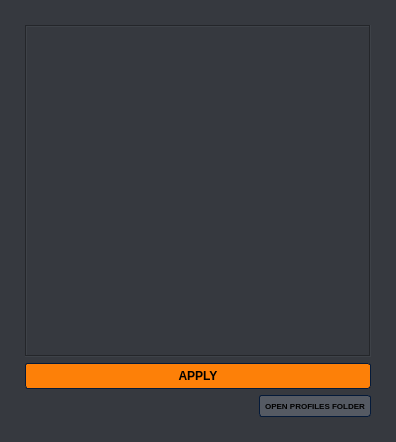
<?xml version="1.0" encoding="UTF-8"?>
<ui version="4.0">
 <class>MainWindow</class>
 <widget class="QMainWindow" name="MainWindow">
  <property name="geometry">
   <rect>
    <x>0</x>
    <y>0</y>
    <width>396</width>
    <height>442</height>
   </rect>
  </property>
  <property name="windowTitle">
   <string>MainWindow</string>
  </property>
  <property name="styleSheet">
   <string notr="true">/*-----QWidget-----*/
QWidget
{
	background-color: #36393f;
	color: #ffffff;
	border-color: #051a39;
	font:  10px &quot;Verdana&quot;;

}

QWidget#main_frame{
border: 1px solid #fd8008;
}

/*-----QLabel-----*/
QLabel
{
	background-color: transparent;
	color: #ffffff;

}


QLabel::disabled
{
	background-color: transparent;
	color: #656565;

}


/*-----QMenuBar-----*/
QMenuBar
{
	background-color: #36393f;
	color: #ffffff;
	border-color: #051a39;

}


QMenuBar::disabled
{
	background-color: #404040;
	color: #656565;
	border-color: #051a39;

}


QMenuBar::item
{
    background-color: transparent;

}


QMenuBar::item:selected
{
    background-color: #fd8008;
    border: 1px solid #41cd52;

}


QMenuBar::item:pressed
{
    background-color: #b55d00;
    border: 1px solid #000;
    margin-bottom: -1px;
    padding-bottom: 1px;

}


/*-----QMenu-----*/
QMenu
{
    background-color: #36393f;
    border: 1px solid;
    color: #ffffff;

}


QMenu::separator
{
    height: 1px;
    background-color: #ff9500;
    color: #ffffff;
    padding-left: 4px;
    margin-left: 10px;
    margin-right: 5px;

}


QMenu::item
{
    min-width : 150px;
    padding: 3px 20px 3px 20px;

}


QMenu::item:selected
{
    background-color: #b55d00;
    color: #ffffff;

}


QMenu::item:disabled
{
    color: #262626;
}


/*-----QToolTip-----*/
QToolTip
{
	border : 1px solid #000000;
	background-color: #26264f;
	color: #ffffff;
	border-color: #051a39;

}



/*-----QPushButton-----*/
QPushButton
{
	background-color: #fd8008;
	color: #000000;
	font-weight: 600;
	border-style: solid;
	border-width: 1px;
	border-radius: 3px;
	border-color: #051a39;
	padding: 5px;

}


QPushButton::disabled
{
	background-color: #404040;
	color: #656565;
	border-color: #051a39;

}


QPushButton::hover
{
	background-color: #ff9d00;
	color: #ffffff;
	border-style: solid;
	border-width: 1px;
	border-radius: 3px;
	border-color: #051a39;
	padding: 5px;

}


QPushButton::pressed
{
	background-color: #b55d00;
	color: #ffffff;
	border-style: solid;
	border-width: 1px;
	border-radius: 3px;
	border-color: #051a39;
	padding: 5px;

}


/*-----QToolButton-----*/
QToolButton
{
	background-color: #fd8008;
	color: #ffffff;
	border-width: 1px;
	border-radius: 3px;
	border-color: #051a39;
	padding: 3px;

}


QToolButton::disabled
{
	background-color: #404040;
	color: #656565;
	border-color: #051a39;

}


QToolButton::hover
{
	background-color: #ff9d00;
	color: #ffffff;
	border-width: 1px;
	border-radius: 3px;
	border-color: #051a39;
	padding: 3px;

}


QToolButton::pressed
{
	background-color: #b55d00;
	color: #ffffff;
	border-width: 1px;
	border-radius: 3px;
	border-color: #051a39;
	padding: 3px;

}


/*-----QComboBox-----*/
QComboBox
{
   
    border: 1px solid;
	border-color:#262626;
    border-radius: 3px;
    padding-left: 6px;
    color: #ffffff;
    height: 20px;

}


QComboBox::disabled
{
	background-color: #404040;
	color: #656565;
	border-color: #051a39;

}


QComboBox:hover
{
    background-color: #ff9d00;

}


QComboBox:on
{
    background-color: #b55d00;

}


QComboBox QAbstractItemView
{
    background-color: #383838;
    color: #ffffff;
    border: 1px solid black;
    selection-background-color: #b55d00;
    selection-color: #ffffff;
    outline: 0;

}

QComboBox::down-arrow
{
    image: url(icons:arrow-down.svg);
    width: 8px;
    height: 8px;
}



QComboBox::drop-down
{
    subcontrol-origin: padding;
    subcontrol-position: top right;
    width: 15px;
    border-left-width: 0px;
    border-left-color: darkgray;
    border-left-style: solid; 
    border-top-right-radius: 3px; 
    border-bottom-right-radius: 3px;

}






/*-----QSpinBox &amp; QDoubleSpinBox &amp; QDateTimeEdit-----*/
QSpinBox, 
QDoubleSpinBox,
QDateTimeEdit
{
	background-color: #525251;
	color: #ffffff;
	border: 1px solid #051a39;
	border-radius: 3px;
	padding : 2px;

}


QSpinBox::disabled, 
QDoubleSpinBox::disabled,
QDateTimeEdit::disabled
{
	background-color: #404040;
	color: #656565;
	border-color: #051a39;

}


QSpinBox:hover, 
QDoubleSpinBox::hover,
QDateTimeEdit::hover
{
    background-color: #626262;
    border: 1px solid #fd8008;
    color:  #fff;
    padding: 2px

}


QSpinBox::up-button, QSpinBox::down-button,
QDoubleSpinBox::up-button, QDoubleSpinBox::down-button,
QDateTimeEdit::up-button, QDateTimeEdit::down-button
{
    background-color: #fd8008;
	border-radius: 2px;

}


QSpinBox::disabled, 
QDoubleSpinBox::disabled,
QDateTimeEdit::disabled
{
	background-color: #404040;
	color: #656565;
	border-color: #051a39;

}


QSpinBox::up-button:hover, QSpinBox::down-button:hover,
QDoubleSpinBox::up-button:hover, QDoubleSpinBox::down-button:hover,
QDateTimeEdit::up-button:hover, QDateTimeEdit::down-button:hover
{
    background-color: #ff9d00;
    border: 1px solid #ff9d00;

}


QSpinBox::up-button:disabled, QSpinBox::down-button:disabled,
QDoubleSpinBox::up-button:disabled, QDoubleSpinBox::down-button:disabled,
QDateTimeEdit::up-button:disabled, QDateTimeEdit::down-button:disabled
{
	background-color: #404040;
	color: #656565;
	border-color: #051a39;

}


QSpinBox::up-button:pressed, QSpinBox::down-button:pressed,
QDoubleSpinBox::up-button:pressed, QDoubleSpinBox::down-button::pressed,
QDateTimeEdit::up-button:pressed, QDateTimeEdit::down-button::pressed
{
    background-color: #b55d00;
    border: 1px solid #b55d00;

}



QSpinBox::down-arrow,
QDoubleSpinBox::down-arrow,
QDateTimeEdit::down-arrow
{
    image: url(icons:arrow-down.svg);
    width: 7px;

}


QSpinBox::up-arrow,
QDoubleSpinBox::up-arrow,
QDateTimeEdit::up-arrow
{
    image: url(icons:arrow-up.svg);
    width: 7px;

}



/*-----QLineEdit-----*/
QLineEdit
{
	background-color: #525251;
	color: #ffffff;
	border-width: 1px;
	border-radius: 3px;
	border-color: #051a39;
	padding: 2px;

}


QLineEdit::disabled
{
	background-color: #404040;
	color: #656565;
	border-width: 1px;
	border-radius: 3px;
	border-color: #051a39;
	padding: 2px;

}


/*-----QTextEdit-----*/
QTextEdit
{
	/* background-color: rgb(18, 18, 18); */
	color: #cecece;
	border-color: #051a39;

}


QTextEdit::disabled
{
	background-color: #404040;
	color: #656565;
	border-color: #051a39;

}


/*-----QGroupBox-----*/
QGroupBox 
{
    border: 1px solid;
    border-color: #fd8008;
    margin-top: 22px;
	font-weight: 600;

}


QGroupBox::title  
{
    background-color: #fd8008;
    color: #000000;
	font-size: 6pt;
	font-weight: 600;
    subcontrol-origin: margin;
    subcontrol-position: top left;
    padding: 5px;
	border-top-left-radius: 3px;
	border-top-right-radius: 3px;

}


QGroupBox::title::disabled
{
	background-color: #404040;
	color: #656565;
    subcontrol-origin: margin;
    subcontrol-position: top left;
    padding: 5px;
	border-top-left-radius: 3px;
	border-top-right-radius: 3px;

}


/*-----QRadioButton-----*/
QRadioButton::indicator::unchecked
{ 
	border: 2px inset gray; 
	border-radius: 5px; 
	background-color:  #fff;
	width: 9px; 
	height: 9px; 

}


QRadioButton::indicator::unchecked:hover
{ 
	border: 2px solid #fd8008; 
	border-radius: 5px; 
	background-color:  #fff;
	width: 9px; 
	height: 9px; 

}


QRadioButton::indicator::checked
{ 
	border: 2px inset darkgray; 
	border-radius: 5px; 
	background-color: #b55d00; 
	width: 9px; 
	height: 9px; 

}


QRadioButton::disabled
{
	color: #656565;

}


QRadioButton::indicator:disabled
{
	background-color: #656565;
	color: #656565;
    border: 2px solid #656565;

}


/*-----QTableView &amp; QTableWidget-----*/
QTableView
{
    background-color: #242526;
    border: 1px solid #32414B;
    color: #f0f0f0;
    gridline-color: #ff9900;
    outline : 0;

}


QTableView::disabled
{
    background-color: #242526;
    border: 1px solid #32414B;
    color: #656565;
    gridline-color: #656565;
    outline : 0;

}


QTableView::item:hover 
{
    background-color: #26264f;
    color: #f0f0f0;

}


QTableView::item:selected 
{
    background-color: #1a1b1c;
    border: 2px solid #b55d00;
    color: #F0F0F0;

}


QTableView::item:selected:disabled
{
    background-color: #1a1b1c;
    border: 2px solid #525251;
    color: #656565;

}


QTableCornerButton::section
{
    background-color: #505050;
    color: #fff;

}


QHeaderView::section
{
    background-color: #525251;
    color: #fff;
    text-align: left;
	padding: 4px;
	
}


QHeaderView::section:disabled
{
    background-color: #525251;
    color: #656565;

}


QHeaderView::section:checked
{
    color: #fff;
    background-color: #b55d00;

}


QHeaderView::section:checked:disabled
{
    color: #656565;
    background-color: #525251;

}


QHeaderView::section::vertical::first,
QHeaderView::section::vertical::only-one
{
    border-top: 1px solid #353635;

}


QHeaderView::section::vertical
{
    border-top: 1px solid #353635;

}


QHeaderView::section::horizontal::first,
QHeaderView::section::horizontal::only-one
{
    border-left: 1px solid #353635;

}


QHeaderView::section::horizontal
{
    border-left: 1px solid #353635;

}


/*-----QTabWidget-----*/
QTabBar::tab
{
	background-color: #fd8008;
    color: #767676;
	font-weight: 600;
	padding:5px;
	subcontrol-origin: margin;
    subcontrol-position: top left;
	border-top-left-radius: 3px;
	border-top-right-radius: 3px;

}


QTabBar::tab:disabled
{
	background-color: #404040;
	color: #656565;
	subcontrol-origin: margin;
    subcontrol-position: top left;
	border-top-left-radius: 3px;
	border-top-right-radius: 3px;

}


QTabWidget::pane 
{
	border: 1px solid;
    border-color: #fd8008;

}

QTabBar::tab:selected
{
    background-color: #fd8008;
    color: #000000;
	font-weight: 600;
	subcontrol-origin: margin;
    subcontrol-position: top left;
	border-top-left-radius: 3px;
	border-top-right-radius: 3px;
}


QTabBar::tab:selected:disabled
{
	background-color: #404040;
	color: #656565;

}


QTabBar::tab:!selected 
{
    background-color: #262626;

}


QTabBar::tab:!selected:hover 
{
    background-color: #ff9d00;
	color: #000;

}


QTabBar::tab:top:selected 
{
    border-bottom-color: none;

}


QTabBar::tab:bottom:selected 
{
    border-top-color: none;

}



QTabBar::tab:left:selected 
{
    border-left-color: none;

}


QTabBar::tab:right:selected 
{
    border-right-color: none;

}


QTabBar::tab:left:last, QTabBar::tab:right:last,
QTabBar::tab:left:only-one, QTabBar::tab:right:only-one 
{
    margin-bottom: 0;

}


/*-----QSlider-----*/
QSlider::groove:horizontal 
{
	background-color: transparent;
	height: 5px;

}


QSlider::sub-page:horizontal 
{
	background-color: #fd8008;

}


QSlider::add-page:horizontal 
{
	background-color: #666765;

}


QSlider::handle:horizontal 
{
	background-color: #fd8008;
	width: 14px;
	margin-top: -6px;
	margin-bottom: -6px;
	border-radius: 3px;

}


QSlider::handle:horizontal:hover 
{
	background-color: #fd8008;
	border-radius: 3px;

}


QSlider::sub-page:horizontal:disabled 
{
	background-color: #bbb;
	border-color: #999;

}


QSlider::add-page:horizontal:disabled 
{
	background-color: #eee;
	border-color: #999;

}


QSlider::handle:horizontal:disabled 
{
	background-color: #eee;
	border: 1px solid #aaa;
	border-radius: 3px;

}


QSlider::groove:vertical 
{
	background-color: transparent;
	width: 5px;

}


QSlider::sub-page:vertical 
{
	background-color: #fd8008;

}


QSlider::add-page:vertical 
{
	background-color: #666765;

}


QSlider::handle:vertical 
{
	background-color: #fd8008;
	height: 14px;
	margin-left: -6px;
	margin-right: -6px;
	border-radius: 3px;

}


QSlider::handle:vertical:hover 
{
	background-color: #fd8008;
	border-radius: 3px;

}


QSlider::sub-page:vertical:disabled 
{
	background-color: #bbb;
	border-color: #999;

}


QSlider::add-page:vertical:disabled 
{
	background-color: #eee;
	border-color: #999;

}


QSlider::handle:vertical:disabled 
{
	background-color: #eee;
	border: 1px solid #aaa;
	border-radius: 3px;

}


/*-----QDial-----*/
QDial
{
	background-color: #fd8008;

}


QDial::disabled
{
	background-color: #404040;

}

/*-----QScrollBar-----*/
QScrollBar:horizontal
{
    border: 1px solid #222222;
    background-color: #3d3d3d;
    height: 13px;
    margin: 0px 16px 0 16px;

}


QScrollBar::handle:horizontal
{
    background: #fd8008;
    min-height: 20px;

}


QScrollBar::add-line:horizontal
{
    border: 1px solid #1b1b19;
    background-color: #fd8008;
    width: 14px;
    subcontrol-position: right;
    subcontrol-origin: margin;

}


QScrollBar::sub-line:horizontal
{
    border: 1px solid #1b1b19;
    background-color: #fd8008;
    width: 14px;
    subcontrol-position: left;
    subcontrol-origin: margin;

}


QScrollBar::right-arrow:horizontal
{
    image: url(icons:arrow-right.svg);
    width: 6px;
    height: 6px;

}


QScrollBar::left-arrow:horizontal
{
    image: url(icons:arrow-left.svg);
    width: 6px;
    height: 6px;

}


QScrollBar::add-page:horizontal, QScrollBar::sub-page:horizontal
{
    background: none;

}


QScrollBar:vertical
{
    background-color: #3d3d3d;
    width: 13px;
    margin: 16px 0 16px 0;
    border: 1px solid #222222;

}


QScrollBar::handle:vertical
{
    background-color: #fd8008;
    min-height: 20px;

}


QScrollBar::add-line:vertical
{
    border: 1px solid #1b1b19;
    background-color: #fd8008;
    height: 14px;
    subcontrol-position: bottom;
    subcontrol-origin: margin;

}


QScrollBar::sub-line:vertical
{
    border: 1px solid #1b1b19;
    background-color: #fd8008;
    height: 14px;
    subcontrol-position: top;
    subcontrol-origin: margin;

}


QScrollBar::add-page:vertical, QScrollBar::sub-page:vertical
{
    background: none;

}


QScrollBar::up-arrow:vertical
{
    image: url(icons:arrow-up.svg);
    width: 6px;
    height: 6px;

}


QScrollBar::down-arrow:vertical
{
    image: url(icons:arrow-down.svg);
    width: 6px;
    height: 6px;

}

/*-----QProgressBar-----*/
QProgressBar
{
    border: 1px solid #222222;
    background-color: #3d3d3d;
    text-align: center;
    color: #ffffff;
    font-size: 8px;
    /* font-weight: bold; */
    padding: 1px;
    border-radius: 3px;
}
QProgressBar::chunk
{
    background-color: #fd8008;
}
</string>
  </property>
  <widget class="QWidget" name="centralwidget">
   <layout class="QVBoxLayout" name="verticalLayout_2">
    <item>
     <layout class="QVBoxLayout" name="verticalLayout_3">
      <property name="leftMargin">
       <number>16</number>
      </property>
      <property name="topMargin">
       <number>16</number>
      </property>
      <property name="rightMargin">
       <number>16</number>
      </property>
      <property name="bottomMargin">
       <number>16</number>
      </property>
      <item>
       <layout class="QVBoxLayout" name="verticalLayout">
        <item>
         <widget class="QTreeWidget" name="Tree">
          <property name="frameShape">
           <enum>QFrame::Box</enum>
          </property>
          <property name="frameShadow">
           <enum>QFrame::Sunken</enum>
          </property>
          <attribute name="headerVisible">
           <bool>false</bool>
          </attribute>
          <column>
           <property name="text">
            <string notr="true">1</string>
           </property>
          </column>
         </widget>
        </item>
       </layout>
      </item>
      <item>
       <widget class="QPushButton" name="apply_button">
        <property name="text">
         <string>APPLY</string>
        </property>
       </widget>
      </item>
      <item>
       <layout class="QHBoxLayout" name="horizontalLayout">
        <item>
         <spacer name="horizontalSpacer">
          <property name="orientation">
           <enum>Qt::Horizontal</enum>
          </property>
          <property name="sizeHint" stdset="0">
           <size>
            <width>40</width>
            <height>20</height>
           </size>
          </property>
         </spacer>
        </item>
        <item>
         <widget class="QPushButton" name="profile_button">
          <property name="styleSheet">
           <string notr="true">

/*-----QPushButton-----*/
QPushButton
{
	background-color: rgb(85, 90, 99);
	font-size:6pt;
}


QPushButton::disabled
{
	background-color: #404040;
	color: #656565;

}


QPushButton::hover
{
	background-color: #fd8008;
	color: #ffffff;

}


QPushButton::pressed
{
	background-color: #b55d00;
	color: #ffffff;

}

</string>
          </property>
          <property name="text">
           <string>OPEN PROFILES FOLDER</string>
          </property>
          <property name="flat">
           <bool>false</bool>
          </property>
         </widget>
        </item>
       </layout>
      </item>
     </layout>
    </item>
   </layout>
  </widget>
 </widget>
 <resources/>
 <connections/>
</ui>
